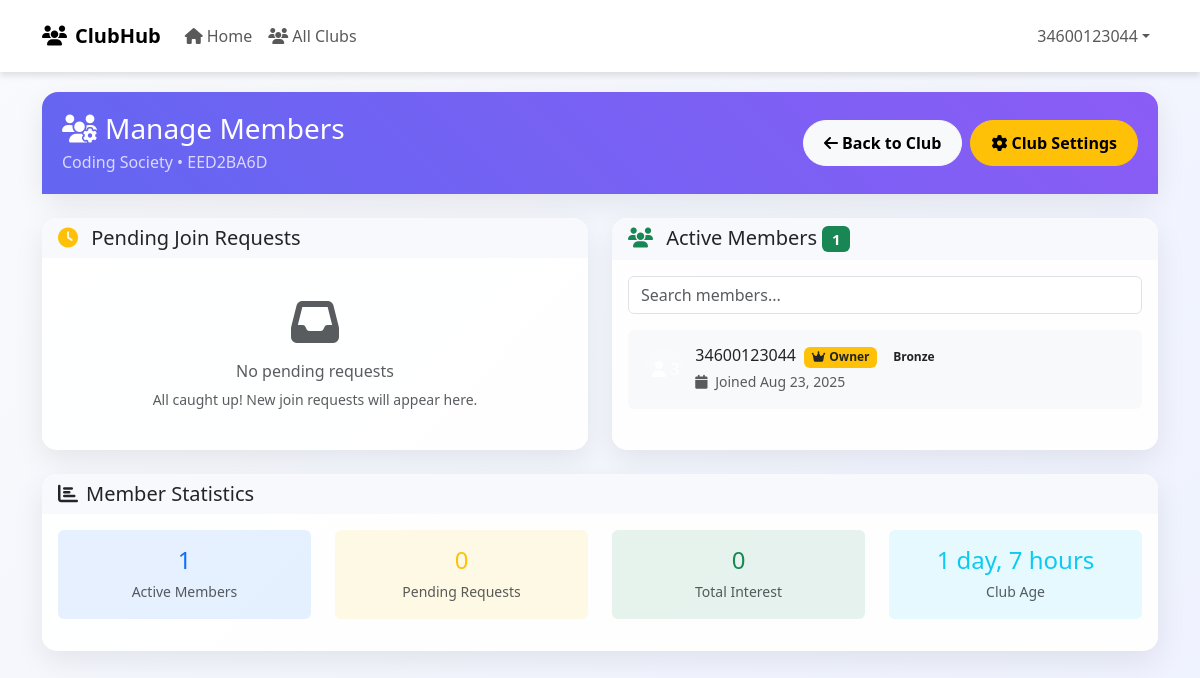
The page /clubs/EED2BA6D/manage/ (signed in) on the database as committed earlier.
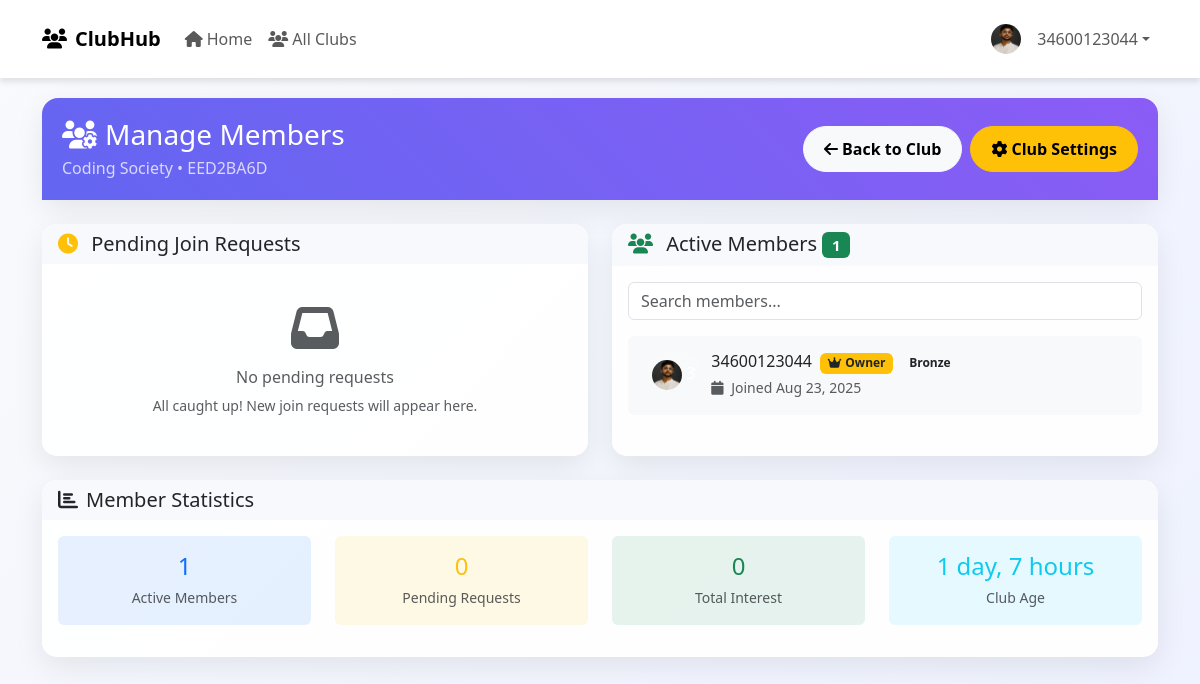
The same page on the database as committed later.
### club/models.py (models this page shows, shortened)
class ClubMember(models.Model):
    ROLE_CHOICES = [
        ("owner", "Owner"),
        ("admin", "Admin"),
        ("moderator", "Moderator"),
        ("member", "Member"),
    ]
    STATUS_CHOICES = [
        ("pending", "Pending"),
        ("active", "Active"),
        ("banned", "Banned"),
    ]
    BADGE_CHOICES = [
        ("bronze", "Bronze"),
        ("silver", "Silver"),
        ("gold", "Gold"),
        ("platinum", "Platinum"),
        ("diamond", "Diamond"),
    ]
    club = models.ForeignKey(Club, on_delete=models.CASCADE, related_name="memberships")
    user = models.ForeignKey(User, on_delete=models.CASCADE, related_name="club_memberships")
    role = models.CharField(max_length=20, choices=ROLE_CHOICES, default="member")
    status = models.CharField(max_length=20, choices=STATUS_CHOICES, default="pending")
    badge = models.CharField(max_length=20, choices=BADGE_CHOICES, default="bronze")
    points = models.IntegerField(default=0)  # for ranking
    joined_at = models.DateTimeField(auto_now_add=True)
    banned_until = models.DateTimeField(blank=True, null=True)  # for temporary bans
    class Meta:
        unique_together = ("club", "user")  # one user cannot join same club twice

### account/models.py (models this page shows, shortened)
class User(AbstractUser):
    ROLE_CHOICES = [
        ('admin', 'Admin'),
        ('management', 'Management'),
        ('hod', 'Head of Department'),
        ('teacher', 'Teacher'),
        ('student', 'Student'),
    ]
    role = models.CharField(max_length=20, choices=ROLE_CHOICES)
    department = models.ForeignKey(Department, on_delete=models.SET_NULL, null=True, blank=True)
    semester = models.ForeignKey(Semester, on_delete=models.SET_NULL, null=True, blank=True)
    accessible_batches = models.ManyToManyField(Semester, blank=True, related_name="teachers")

### student/models.py (models this page shows, shortened)
class Student(models.Model):
    user = models.OneToOneField(
        settings.AUTH_USER_MODEL,
        on_delete=models.CASCADE,
        related_name="student_profile"
    )
    profile_image = models.ImageField(
        upload_to="student_profiles/",
        blank=True,
        null=True
    )
    phone_number = models.CharField(max_length=15, blank=True, null=True)
    session = models.CharField(max_length=20, blank=True, null=True)
    aap_id = models.CharField(max_length=50, blank=True, null=True)
    registration_number = models.CharField(max_length=50, blank=True, null=True)
    roll_no = models.CharField(max_length=20, blank=True, null=True)
    address = models.TextField(blank=True, null=True)

### club/views.py (the view)
# urls.py: path("<str:unique_id>/manage/", views.manage_members, name="manage_members"),
@login_required
def manage_members(request, unique_id):
    club = get_object_or_404(Club, unique_id=unique_id)
    membership = ClubMember.objects.filter(
        club=club, user=request.user, status="active"
    ).first()
    if not membership or membership.role not in ["owner", "admin"]:
        messages.error(request, "🚫 You don't have permission to manage this club.")
        return redirect("club:club_detail", unique_id=unique_id)
    pending_requests = ClubMember.objects.filter(club=club, status="pending").order_by('-joined_at')
    active_members = ClubMember.objects.filter(club=club, status="active").order_by('-joined_at')
    return render(request, "club/manage_members.html", {
        "club": club,
        "pending_requests": pending_requests,
        "active_members": active_members,
        "user_role": membership.role
    })

### templates/club/manage_members.html (shortened to what the changed rows need)
{% extends 'club_base.html' %}
{% block content %}
<div class="row">
    <div class="col-12">
        <div class="row">
            <div class="col-lg-6 mb-4">
                <div class="card h-100">
                    <div class="card-body">
                        <div id="members-list">
                            {% for member in active_members %}
                            <div class="member-item d-flex align-items-center justify-content-between p-3 mb-3 bg-light rounded">
                                <div class="d-flex align-items-center">
                                    <div class="rounded-circle bg-gradient p-2 text-white me-2">
                                    {% if member.user.student_profile.profile_image %}
                                      <img src="{{ member.user.student_profile.profile_image.url }}"
                                           alt="{{ member.user.get_full_name|default:member.user.username }}"
                                           class="rounded-circle"
                                           style="width: 30px; height: 30px; object-fit: cover;">
                                    {% else %}
                                      <i class="fas fa-user"></i>
                                    {% endif %}
                                    </div>
                                    <div>
                                        <div class="d-flex align-items-center">
                                            <h6 class="mb-1 me-2">{{ member.user.username }}</h6>
                                            {% if member.role == "owner" %}
                                                <span class="badge bg-warning text-dark">
                                                    <i class="fas fa-crown me-1"></i>Owner
                                                </span>
                                            {% elif member.role == "admin" %}
                                                <span class="badge bg-primary">
                                                    <i class="fas fa-user-shield me-1"></i>Admin
                                                </span>
                                            {% elif member.role == "moderator" %}
                                                <span class="badge bg-info">
                                                    <i class="fas fa-gavel me-1"></i>Moderator
                                                </span>
                                            {% else %}
                                                <span class="badge bg-secondary">
                                                    <i class="fas fa-user me-1"></i>Member
                                                </span>
                                            {% endif %}
                                            <span class="badge bg-light text-dark ms-2">
                                                {{ member.badge|title }}
                                            </span>
                                        </div>
                                        <small class="text-muted">
                                            <i class="fas fa-calendar me-1"></i>
                                            Joined {{ member.joined_at|date:"M d, Y" }}
                                        </small>
                                    </div>
                                </div>
                            </div>
                            {% empty %}
                            <div class="text-center py-4">
                                <i class="fas fa-users fa-3x text-muted mb-3"></i>
                                <h6 class="text-muted">No active members</h6>
                                <p class="text-muted small mb-0">Members will appear here once they join.</p>
                            </div>
                            {% endfor %}
                        </div>
                    </div>
                </div>
            </div>
        </div>
    </div>
</div>
{% endblock %}

### templates/club_base.html (shortened to what this page needs)
<!DOCTYPE html>
<html lang="en">
<head>
  <link href="https://cdnjs.cloudflare.com/ajax/libs/bootstrap/5.3.0/css/bootstrap.min.css" rel="stylesheet">
  <link href="https://cdnjs.cloudflare.com/ajax/libs/font-awesome/6.4.0/css/all.min.css" rel="stylesheet">
</head>
<body>
<nav class="navbar navbar-expand-lg navbar-light">
  <div class="container">
    <a class="navbar-brand fw-bold" href="{% url 'club:club_list' %}">
      <i class="fas fa-users me-2"></i>ClubHub
    </a>
    <div class="collapse navbar-collapse" id="navbarNav">
      <ul class="navbar-nav me-auto">
        <li class="nav-item">
          <a class="nav-link {% if request.resolver_match.url_name == 'student_dashboard' %}active{% endif %}" href="{% url 'student_dashboard' %}">
            <i class="fas fa-home me-1"></i>Home
          </a>
        </li>
        <li class="nav-item">
          <a class="nav-link {% if request.resolver_match.url_name == 'club_list' %}active{% endif %}" href="{% url 'club:club_list' %}">
            <i class="fas fa-users me-1"></i>All Clubs
          </a>
        </li>
      </ul>
        <ul class="navbar-nav">
          {% if user.is_authenticated %}
            <li class="nav-item dropdown">
              <a class="nav-link dropdown-toggle d-flex align-items-center" href="#" id="userDropdown" role="button" data-bs-toggle="dropdown">
                <div class="rounded-circle bg-gradient p-2 text-white me-2">
                  {% if user.student_profile.profile_image %}
                    <img src="{{ user.student_profile.profile_image.url }}"
                         alt="{{ user.get_full_name|default:user.username }}"
                         class="rounded-circle"
                         style="width: 30px; height: 30px; object-fit: cover;">
                  {% else %}
                    <i class="fas fa-user"></i>
                  {% endif %}
                </div>
                {{ user.username }}
              </a>
            </li>
          {% endif %}
        </ul>
      </div>
    </div>
  </nav>
  <div class="container main-content">
    {% block content %}{% endblock %}
  </div>
</body>
</html>

Rows that differ between the two databases and show on the page:
changed through a linked row, User: student_profile.profile_image: picture added
changed through a linked row, ClubMember "Bronze": user.student_profile.profile_image: picture added
